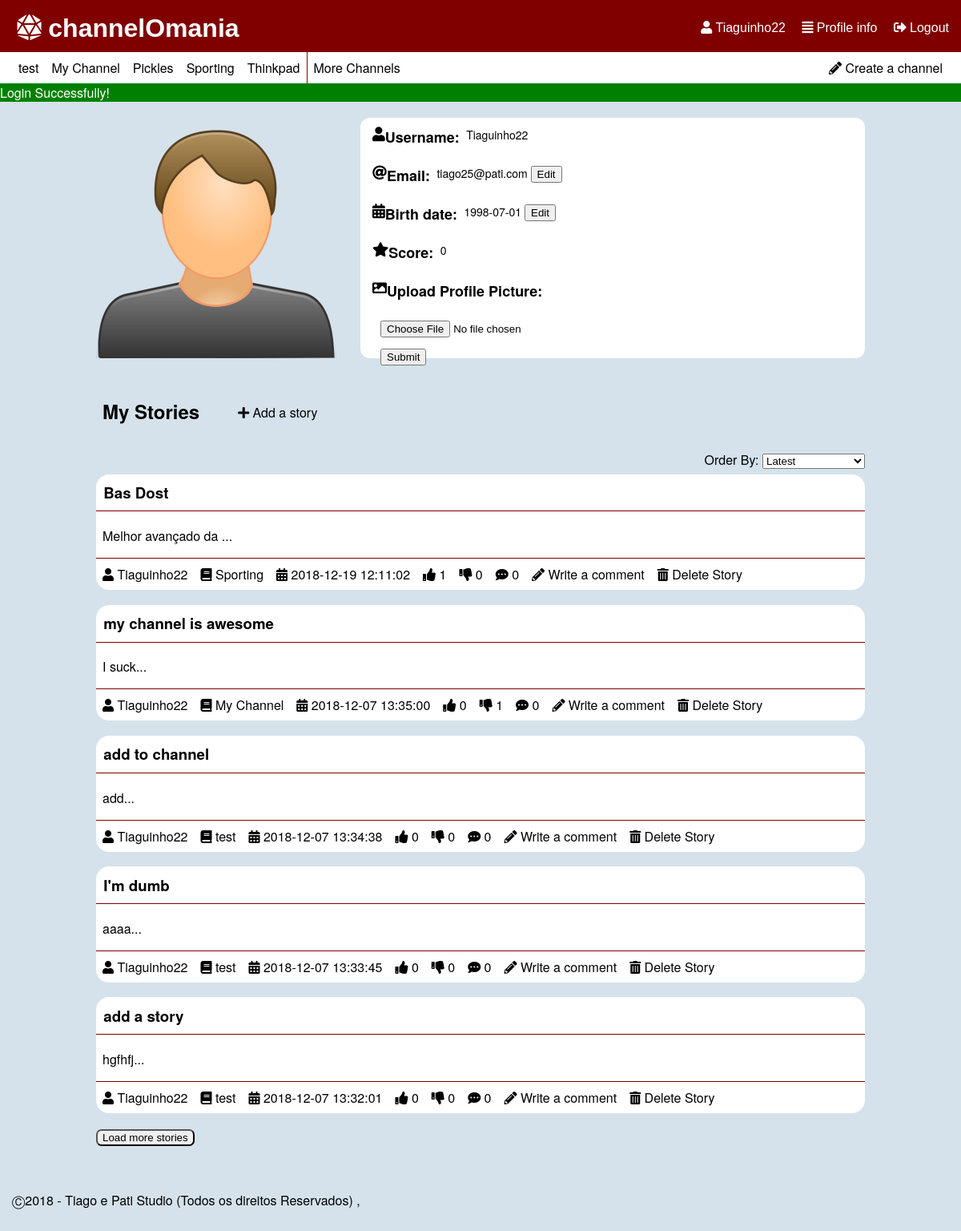
/pages/profile.php (signed in), run on the app's committed database.
### tables this page shows
CREATE TABLE "channel" (
	"ID"	INTEGER NOT NULL,
	"name"	TEXT NOT NULL UNIQUE,
	"coverImage"	TEXT,
	"author"	INTEGER NOT NULL,
	PRIMARY KEY("ID"),
	FOREIGN KEY("author") REFERENCES "user"("ID") ON DELETE Cascade ON UPDATE No Action
);

CREATE TABLE "story" (
	"storyID"	INTEGER NOT NULL,
	"title"	TEXT NOT NULL,
	"content"	TEXT NOT NULL,
	"upvotes"	INTEGER NOT NULL DEFAULT 0,
	"downvotes"	INTEGER NOT NULL DEFAULT 0,
	"author"	INTEGER NOT NULL,
	"date"	TEXT NOT NULL,
	"channel"	INTEGER NOT NULL,
	"image"	TEXT,
	PRIMARY KEY("storyID"),
	FOREIGN KEY("channel") REFERENCES "channel"("ID") ON DELETE Cascade ON UPDATE No Action,
	FOREIGN KEY("author") REFERENCES "user"("ID") ON DELETE Cascade ON UPDATE No Action
);

CREATE TABLE "user" (
	"ID"	INTEGER NOT NULL PRIMARY KEY AUTOINCREMENT,
	"username"	TEXT NOT NULL,
	"email"	TEXT NOT NULL,
	"password"	TEXT NOT NULL,
	"birth"	TEXT,
	"profilePic"	TEXT,
	"score"	INTEGER DEFAULT 0,
	CONSTRAINT "username" UNIQUE("username")
);

### database/db_list.php (called while the page is built, shortened)
<?php
function listProfile($username) {
  $db = Database::instance()->db();
  $stmt = $db->prepare('SELECT * FROM user WHERE username = ?');
  $stmt->execute(array($username));
  return $stmt->fetch();
}
function getStoriesByUser($username,$sort='',$offset=0,$limit=5) {
  switch($sort){
    default:
      $order = 'storyID DESC';
      break;
  }
  $db = Database::instance()->db();
  $stmt = $db->prepare('SELECT *,(SELECT COUNT(*) FROM comment WHERE comment.story == storyID) AS n_comments,channel.name AS channelName FROM story INNER JOIN user ON user.ID == story.author INNER JOIN channel ON channel.ID == story.channel  WHERE user.username == ? ORDER BY '.$order.' LIMIT ? OFFSET ?');
  $stmt->execute(array($username,$limit,$offset));
  return $stmt->fetchAll();
}
function listChannel($sort='') {
  switch($sort){
    case 'mActive':
      $order = 'n_stories DESC';
      break;
  }
  $db = Database::instance()->db();
  $stmt = $db->prepare('SELECT *,(SELECT COUNT(*) FROM story WHERE story.channel == channel.ID) AS n_stories,channel.ID as channelId FROM channel INNER JOIN user ON author=user.ID ORDER BY '.$order);
  $stmt->execute();
  return $stmt->fetchAll();
}
?>

### templates/tpl_mainpage.php (the view, shortened to what this page needs)
<?php include_once('../templates/tpl_story.php'); ?>
<?php function draw_story_list_item($story) { ?>
  <section id="story_preview">
    <h3><a href = "../pages/story.php?storyId=<?php echo($story['storyID']); ?>" ><?php echo($story['title']); ?></a></h3>
    <p><?php echo(substr($story['content'],0,20)); ?>...</p>
    <?php draw_story_info($story); ?>
  </section>
<?php } ?>
<?php function draw_story_info($story) { ?>
  <ul>
    <li><a href="../pages/profile.php?userId=<?php echo($story['storyAuthor']); ?>"><i class="fas fa-user"></i> <?php echo($story['username']); ?></a></li>
    <li><a href="../pages/channel.php?channelId=<?php echo($story['channel']); ?>"><i class="fas fa-book"></i> <?php echo($story['channelName']); ?></a></li>
    <li><i class="fas fa-calendar-alt"></i> <?php echo($story['date']); ?></li>
    <li class="nUpVote" data-id="<?php echo($story['storyID']); ?>"><i class="fas fa-thumbs-up"></i> <?php echo($story['upvotes']); ?></li>
    <li class="nDownVote" data-id="<?php echo($story['storyID']); ?>"><i class="fas fa-thumbs-down"></i> <?php echo($story['downvotes']); ?></li>
    <li><i class="fas fa-comment-dots"></i> <?php echo($story['n_comments']); ?></li>
    <li><a href="../pages/new_comment.php?storyId=<?php echo($story['storyID']); ?>"><i class="fas fa-pencil-alt"></i> Write a comment</a></li>
    <?php if($story['username'] == $_SESSION['username']) { ?>
      <li><a href="../actions/action_delete_story.php?storyId=<?php echo($story['storyID']); ?>&csrf=<?php echo($_SESSION['csrf']); ?>"><i class="fas fa-trash-alt"></i> Delete Story</a></li>
    <?php } ?>
  </ul>
<?php } ?>

### templates/tpl_common.php (shortened to what this page needs)
<?php function draw_header($tabText = ""){
?>
<!DOCTYPE html>
<html lang="en-US">
  <head>
    <link href="../css/style.css" rel="stylesheet">
    <link href="../css/input.css" rel="stylesheet">
    <link href="../css/links.css" rel="stylesheet">
    <link rel="stylesheet" href="https://use.fontawesome.com/releases/v5.5.0/css/all.css">
  </head>
  <body>
    <header id="header">
      <?php if(isset($_SESSION['username'])){ ?>
        <div id='options'>
          <a href="../pages/profile.php"><i class="fas fa-user"></i> <?php echo($_SESSION['username']) ?></a>
          <a href="../pages/profile.php"><i class="fas fa-align-justify"></i> Profile info</a>
          <a href="../actions/action_logout.php"><i class="fas fa-sign-out-alt"></i> Logout</a>
        </div>
      <?php } ?>
      <h1><a href="mainpage.php"><i class="fas fa-dice-d20"></i> channelOmania</a></h1>
    </header>
    <?php if(isset($_SESSION['username'])){ ?>
    <div id="list_channels">
      <p><a href = "../pages/new_channel.php" ><i class="fas fa-pencil-alt"></i> Create a channel</a></p>
      <?php $channels = listChannel('mActive'); ?>
      <ul>
      <?php if(count($channels) > 5) { ?>
        <?php for ($i=0; $i < 5; $i++) { ?>
          <li><a href = "../pages/channel.php?channelId=<?php echo($channels[$i]['channelId']); ?>" ><?php echo($channels[$i]['name']); ?></a></li>
        <?php } ?>
          <li id="moreChannels"><a href = "../pages/all_channels.php" >More Channels</a></li>
      <?php } else { ?>
        <?php foreach($channels as $channel_list){ ?>
          <li><a href = "../pages/channel.php?channelId=<?php echo($channel_list['channelId']); ?>" ><?php echo($channel_list['name']); ?></a></li>
        <?php } ?>
      <?php } ?>
      </ul>
    </div>
    <?php } ?>
    <?php if (isset($_SESSION['messages'])) {?>
      <section id="messages">
        <?php foreach($_SESSION['messages'] as $message) { ?>
          <div class="<?=$message['type']?>"><?=$message['content']?></div>
        <?php } ?>
      </section>
    <?php unset($_SESSION['messages']); } ?>
<?php } ?>
<?php function draw_footer(){
  ?>
  <footer class="footer">
    <p>	&#9400;2018 - Tiago e Pati Studio (Todos os direitos Reservados) ,</p>
  </footer>
</body>
</html>
<?php }
 ?>

### templates/tpl_story.php (shortened to what this page needs)
<?php include_once('../templates/tpl_mainpage.php'); ?>
<?php include_once('../database/db_list.php'); ?>
<?php function draw_story_list($storyInfo) { ?>
  <p id="order">Order By:
  <select id='orderSelector'>
    <option value="mRecent">Latest</option>
  </select></p>
  <section id="storyList">
  <?php foreach($storyInfo as $story) { ?>
    <?php draw_story_list_item($story); ?>
  <?php } ?>
  </section>
  <?php if(count($storyInfo) != 0){ ?>
  <button id="btnLoadStories">Load more stories</button>
  <?php } ?>
<?php } ?>

### css/style.css (style rules this page uses)
body { font-family: IBMPlexSans, Helvetica Neue, Segoe UI, Helvetica, Verdana, Arial, sans-serif; background-color: #D5E2EB; margin: 0; }
ul { display: flex; flex-wrap: wrap; flex-direction: row; padding: 0; margin: 0; }
li { text-align: center; list-style-type: none; padding: 0.5em; }
#list_channels { background-color: white; position: relative; padding: 0px 15px; }
#list_channels p { float: right; margin: 0; }
#list_channels li, #list_channels p { padding: 0; }
#header { background-color: #800000; padding: 0.2em 15px; position: relative; }
#header h1 { margin: 0.2em; }
h1 { margin-left: 0.5em; }
#options { float: right; height: 0; }
article, #story_preview { background-color: white; width: 80%; margin: auto; border-radius: 1em; }
article header, #story_preview h3 { margin-top: 1em; padding: 0.5em; border-bottom: 1px solid #800000; }
article p, #story_preview p { padding-left: 0.5em; }
article footer, #story_preview ul { padding: 0; border-top: 1px solid #800000; }
#moreChannels { border-left: 1px solid #800000; }
#messages .success { background-color: green; color: white; }
body,html { min-height: 80vh; }
#header div { margin-top: 1.2em; }
#btnLoadComments, #btnLoadStories { margin-top: 1em; margin-left: 10%; border-radius: 0.5em; }
#myStories #order { float: right; margin: 0; position: relative; margin-bottom: 20px; }
#myStories #storyList { width: 100%; margin-top: 50px; }
#myStories #storyList #story_preview { width: 100%; }
#myStories #btnLoadStories { margin: 20px 0px; }
footer { clear: left; bottom: auto; padding-top: 30px; padding: 20px 15px; }

### css/links.css (style rules this page uses)
#header a { color: white; font-family: Helvetica; }
#header div a { list-style-type: none; padding-left: 1em; }
a:link, a:visited { color: black; text-decoration: none; }
#list_channels li a, #list_channels p a { padding: 0.5em 0.5em; display: block; }
article header a, #story_preview h3 a { font-weight: bold; }

### data on the page
channel: name "test"
channel: name "My Channel"
channel: name "Pickles"
channel: name "Sporting"
channel: name "Thinkpad"
story: title "Bas Dost", content "Melhor avançado da", author.username "Tiaguinho22", channel.name "Sporting", date "2018-12-19 12:11:02", upvotes "1", downvotes "0", n_comments "0"
story: title "my channel is awesome", content "I suck", author.username "Tiaguinho22", channel.name "My Channel", date "2018-12-07 13:35:00", upvotes "0", downvotes "1", n_comments "0"
story: title "add to channel", content "add", author.username "Tiaguinho22", channel.name "test", date "2018-12-07 13:34:38", upvotes "0", downvotes "0", n_comments "0"
story: title "I'm dumb", content "aaaa", author.username "Tiaguinho22", channel.name "test", date "2018-12-07 13:33:45", upvotes "0", downvotes "0", n_comments "0"
story: title "add a story", content "hgfhfj", author.username "Tiaguinho22", channel.name "test", date "2018-12-07 13:32:01", upvotes "0", downvotes "0", n_comments "0"

### other printed values
$_SESSION['username'] "Tiaguinho22"
$message['content'] "Login Successfully!"
$userInfo['username'] "Tiaguinho22"
$userInfo['email'] "tiago25@pati.com"
$userInfo['birth'] "1998-07-01"
$userInfo['score'] "0"
